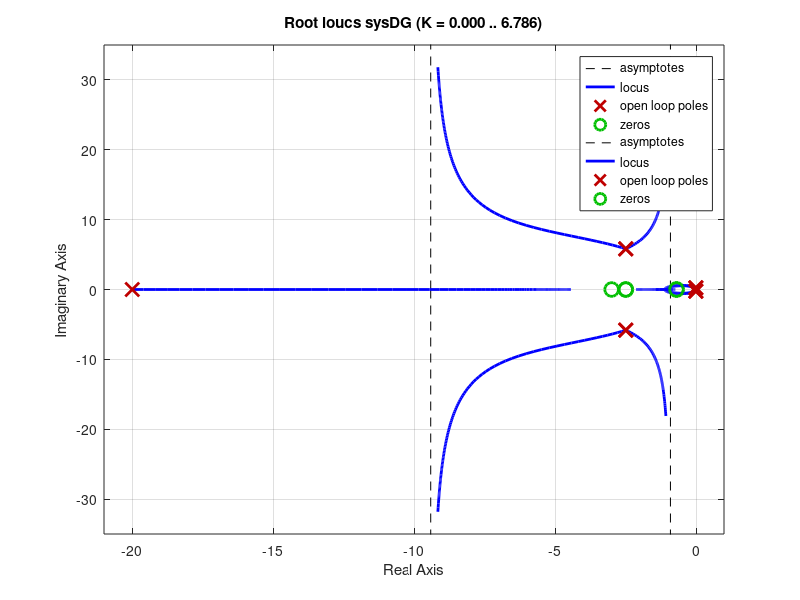
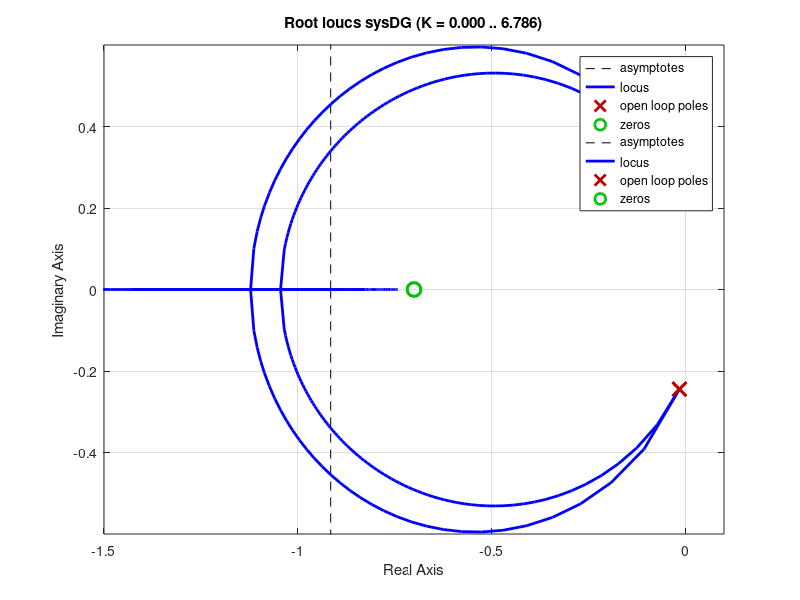
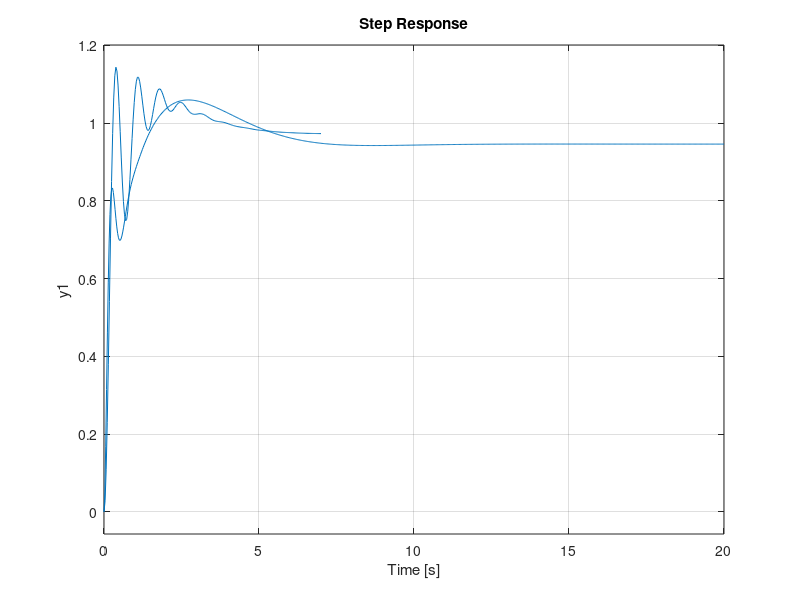

Here is the MATLAB script that generated these plots, in order:
% Fig. 5.38  Feedback Control of Dynamic Systems, 4e 
%             Franklin, Powell, Emami
%script to generate figure 5.38, Piper Cub autopilot design
numG = 160*conv ([1 2.5],[1 0.7]);
denG = conv([1 5 40],[1  .03  .06]);
sysG = tf(numG,denG);
sysD=tf([1   3],[1   20]);
sysDG=sysD*sysG;
figure(1)
rlocus(sysG)
axis([-30 2 -12 12])
grid
hold on
rlocus(sysDG)
hold off
figure(2)
rlocus(sysG)
hold on
rlocus(sysDG)
axis([-1.5 .1    -.6 .6])
hold off
K = 0.3;
sysH=tf(1,1);
sysT = feedback (K*sysG,sysH);
sysTD=feedback(sysDG,sysH);
figure(3)
step(sysT)
hold on
step(sysTD)
hold off
